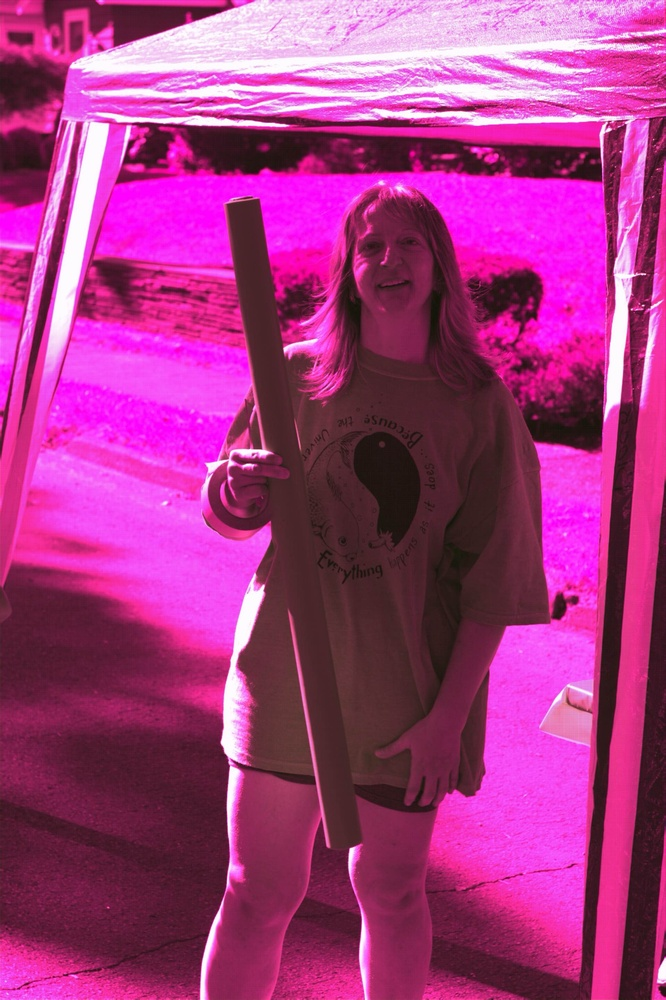
#> input picture src/iop/highlights/input.jpg, 666 x 1000 px, shrunk from 1919 x 2880 before the run
$ python test_highlight_reconstruct.py
#> lines starting #> are read from the running program, lines starting #| are printed output that depends on the picture
### src/iop/highlights/highlight_reconstruct.py
#!/usr/bin/env python3
# -*- coding: utf-8 -*-
"""
highlight_reconstruct.py
纯 Python / CPU 版 darktable 高光重建（简化实现）
"""

from dataclasses import dataclass, field
from enum import Enum, IntEnum
from typing import Tuple

import numpy as np
import cv2
from scipy import ndimage as ndi
from skimage.segmentation import flood_fill
from skimage.measure import label, regionprops


# ---------- 参数与枚举 ---------- #
class Mode(IntEnum):
    CLIP = 0
    LCH = 1
    INPAINT = 2
    LAPLACIAN = 3
    SEGMENTS = 4
    OPPOSED = 5


class RecoveryMode(IntEnum):
    OFF = 0
    SMALL = 1
    LARGE = 2
    SMALLF = 3
    LARGEF = 4
    ADAPT = 5
    ADAPTF = 6


@dataclass
class HLParams:
    mode: Mode = Mode.OPPOSED
    clip: float = 1.0
    noise_level: float = 0.0
    iterations: int = 30
    scales: int = 7           # 2**scales 像素半径
    candidating: float = 0.4
    combine: float = 2.0
    recovery: RecoveryMode = RecoveryMode.OFF
    solid_color: float = 0.0


# ---------- 工具函数 ---------- #
def _to_float32(img: np.ndarray) -> Tuple[np.ndarray, bool]:
    """把输入 uint8/uint16/float 转为 0-1 范围 float32，并返回是否需要再转回整数"""
    need_back = img.dtype != np.float32
    img_f = img.astype(np.float32)
    if img_f.max() > 1.1:
        img_f /= 255.0 if img_f.max() <= 255 else img_f.max()
    img_f = np.clip(img_f, 0.0, 1.0)
    return img_f, need_back


def _from_float32(img_f: np.ndarray, need_back: bool, shape_like: np.ndarray) -> np.ndarray:
    if not need_back:
        return img_f
    out = np.clip(img_f * 255.0, 0, 255).astype(shape_like.dtype)
    return out


def _calc_mask(img: np.ndarray, thr: float) -> np.ndarray:
    """>=thr 视为裁剪"""
    return np.any(img >= thr, axis=2)


# ---------- 模式实现 ---------- #
def _clip(img: np.ndarray, p: HLParams) -> np.ndarray:
    return np.minimum(img, p.clip)


def _lch_desaturate(img: np.ndarray, p: HLParams) -> np.ndarray:
    mask = _calc_mask(img, p.clip)
    gray = img.mean(axis=2, keepdims=True)
    out = img.copy()
    out[mask] = gray[mask]
    return out


def _inpaint_magic(img: np.ndarray, p: HLParams) -> np.ndarray:
    """Magic-Lantern 方向插值，简单四方向均值"""
    H, W, _ = img.shape
    mask = _calc_mask(img, p.clip)

    # OpenCV 自带的 inpaint 仅支持单通道/3 通道 uint8，我们转换至 Lab 的 a,b
    lab = cv2.cvtColor((img * 255).astype(np.uint8), cv2.COLOR_RGB2LAB)
    L, A, B = cv2.split(lab)

    # 处理 a,b 通道，亮度 L 保持
    for ch in (A, B):
        ch_f = ch.astype(np.float32)
        ch_f[mask] = 0
        # Telea 算法半径 3 px（足够快）
        ch_i = cv2.inpaint(ch_f, mask.astype(np.uint8), 3, cv2.INPAINT_TELEA)
        ch[:] = ch_i.astype(np.uint8)

    lab_f = cv2.merge([L, A, B])
    out = cv2.cvtColor(lab_f, cv2.COLOR_LAB2RGB).astype(np.float32) / 255.0
    return out


def _opposed_lab(img: np.ndarray, p: HLParams) -> np.ndarray:
    """Lab 色度扩散：保 L，模糊 a,b"""
    mask = _calc_mask(img, p.clip)
    lab = cv2.cvtColor((img * 255).astype(np.uint8), cv2.COLOR_RGB2LAB).astype(np.float32)
    L, a, b = cv2.split(lab)
    # 使用引导滤波或高斯 + 蒸馏：这里只用高斯快速近似
    sigma = 3
    a_blur = cv2.GaussianBlur(a, (0, 0), sigma)
    b_blur = cv2.GaussianBlur(b, (0, 0), sigma)

    # 仅在 mask 区域替换
    a[mask] = a_blur[mask]
    b[mask] = b_blur[mask]

    lab_out = cv2.merge([L, a, b]).astype(np.uint8)
    out = cv2.cvtColor(lab_out, cv2.COLOR_LAB2RGB).astype(np.float32) / 255.0
    return out


def _laplacian_multi(img: np.ndarray, p: HLParams) -> np.ndarray:
    """
    多尺度拉普拉斯 + 引导滤波近似。
    使用金字塔迭代扩散色度，保持亮度。
    """
    mask = _calc_mask(img, p.clip)
    if not mask.any():
        return img.copy()

    # 转 Lab 处理 a,b
    lab = cv2.cvtColor((img * 255).astype(np.uint8), cv2.COLOR_RGB2LAB).astype(np.float32)
    L, a, b = cv2.split(lab)

    a_out, b_out = a.copy(), b.copy()
    # 金字塔层数
    layers = min(p.scales, 8)
    a_pyr = [a_out]
    b_pyr = [b_out]
    m_pyr = [mask.astype(np.float32)]

    # 构建金字塔
    for _ in range(layers - 1):
        a_pyr.append(cv2.pyrDown(a_pyr[-1]))
        b_pyr.append(cv2.pyrDown(b_pyr[-1]))
        m_pyr.append(cv2.pyrDown(m_pyr[-1]))

    # 自顶向下迭代
    for lvl in reversed(range(layers)):
        a_lvl, b_lvl, m_lvl = a_pyr[lvl], b_pyr[lvl], m_pyr[lvl] > 0.1

        # 对色度做 guided filter / fast bilateral，快速用高斯迭代逼近
        for _ in range(p.iterations // layers):
            a_blur = cv2.GaussianBlur(a_lvl, (0, 0), 1.5)
            b_blur = cv2.GaussianBlur(b_lvl, (0, 0), 1.5)
            a_lvl[m_lvl] = a_blur[m_lvl]
            b_lvl[m_lvl] = b_blur[m_lvl]

        # 若非顶层，向上一层上采样叠加
        if lvl > 0:
            up_shape = (a_pyr[lvl - 1].shape[1], a_pyr[lvl - 1].shape[0])
            a_up = cv2.pyrUp(a_lvl, dstsize=up_shape)
            b_up = cv2.pyrUp(b_lvl, dstsize=up_shape)
            a_pyr[lvl - 1][m_pyr[lvl - 1] > 0.1] = a_up[m_pyr[lvl - 1] > 0.1]
            b_pyr[lvl - 1][m_pyr[lvl - 1] > 0.1] = b_up[m_pyr[lvl - 1] > 0.1]

    lab_out = cv2.merge([L, a_pyr[0], b_pyr[0]]).astype(np.uint8)
    out = cv2.cvtColor(lab_out, cv2.COLOR_LAB2RGB).astype(np.float32) / 255.0
    return out


def _segments(img: np.ndarray, p: HLParams) -> np.ndarray:
    """
    极简分割版：找连通域，> combine 阈值再 morphological closing，
    然后用区域边界平均色度填充。
    """
    mask = _calc_mask(img, p.clip)
    if not mask.any():
        return img.copy()

    # 形态学合并
    kernel_size = int(max(1, p.combine))
    kernel = np.ones((kernel_size, kernel_size), np.uint8)
    mask_comb = cv2.morphologyEx(mask.astype(np.uint8), cv2.MORPH_CLOSE, kernel)

    labeled = label(mask_comb)
    lab = cv2.cvtColor((img * 255).astype(np.uint8), cv2.COLOR_RGB2LAB).astype(np.float32)
    L, a, b = cv2.split(lab)

    a_out, b_out = a.copy(), b.copy()

    for region in regionprops(labeled):
        coords = region.coords
        if coords.shape[0] < 10:  # 太小的不处理
            continue
        # 找到边界 3px 膨胀后减原区域 → ring 区域作为候选
        m_region = np.zeros_like(mask_comb, bool)
        m_region[coords[:, 0], coords[:, 1]] = True
        ring = cv2.dilate(m_region.astype(np.uint8), np.ones((5, 5), np.uint8)) \
               .astype(bool) & (~m_region)
        if not ring.any():
            continue
        # 取 ring 区域 a,b 平均，填入区域
        a_val = a[ring].mean()
        b_val = b[ring].mean()
        a_out[m_region] = a_val
        b_out[m_region] = b_val

    lab_out = cv2.merge([L, a_out, b_out]).astype(np.uint8)
    out = cv2.cvtColor(lab_out, cv2.COLOR_LAB2RGB).astype(np.float32) / 255.0

    # 可选添加噪声
    if p.noise_level > 1e-3:
        noise = np.random.normal(0, p.noise_level, out.shape).astype(np.float32)
        out = np.clip(out + noise * mask[..., None], 0, 1)
    return out


# ---------- 总调度函数 ---------- #
def reconstruct_highlights(img: np.ndarray, params: HLParams) -> np.ndarray:
    img_f, need_back = _to_float32(img)

    if params.mode == Mode.CLIP:
        out = _clip(img_f, params)
    elif params.mode == Mode.LCH:
        out = _lch_desaturate(img_f, params)
    elif params.mode == Mode.INPAINT:
        out = _inpaint_magic(img_f, params)
    elif params.mode == Mode.LAPLACIAN:
        out = _laplacian_multi(img_f, params)
    elif params.mode == Mode.SEGMENTS:
        out = _segments(img_f, params)
    elif params.mode == Mode.OPPOSED:
        out = _opposed_lab(img_f, params)
    else:
        raise ValueError("Unknown mode")

    return _from_float32(out, need_back, img)


# ---------- 示例主函数 ---------- #
# [19 lines left out: function main, not called in this run]


# [2 lines that do not run on import are left out]

### src/iop/highlights/test_highlight_reconstruct.py
#!/usr/bin/env python3
# -*- coding: utf-8 -*-
"""
test_highlight_reconstruct.py

修正版：自动做 BGR<->RGB 通道互换 + sRGB <-> 线性空间 gamma 编/解码，
才能在 Lab 空间里正确做高光重建，不至于一片绿色。
"""

import os
import argparse
import numpy as np
import cv2
from highlight_reconstruct import reconstruct_highlights, HLParams, Mode

def srgb_to_linear(img_srgb: np.ndarray) -> np.ndarray:
    """把 0-1 之间的 sRGB（带 gamma）解码到线性空间"""
    mask = img_srgb <= 0.04045
    img_lin = np.empty_like(img_srgb, dtype=np.float32)
    # 低亮度分量
    img_lin[mask] = img_srgb[mask] / 12.92
    # 高亮度分量
    img_lin[~mask] = ((img_srgb[~mask] + 0.055) / 1.055) ** 2.4
    return img_lin

def linear_to_srgb(img_lin: np.ndarray) -> np.ndarray:
    """把线性空间(0-1)编码回带 gamma 的 sRGB(0-1)"""
    mask = img_lin <= 0.0031308
    out = np.empty_like(img_lin, dtype=np.float32)
    out[mask] = img_lin[mask] * 12.92
    out[~mask] = 1.055 * np.power(img_lin[~mask], 1/2.4) - 0.055
    return np.clip(out, 0.0, 1.0)

def main():
    script_dir = os.path.abspath(os.path.dirname(__file__))
    default_input = os.path.join(script_dir, 'input.jpg')

    parser = argparse.ArgumentParser(
        description="Batch-test highlight reconstruction modes (with correct color pipeline)"
    )
    parser.add_argument(
        'input',
        nargs='?',
        default=default_input,
        help='输入 JPG（默认同目录下的 input.jpg）'
    )
    parser.add_argument('-o', '--output_dir', default=os.path.join(script_dir, 'outputs'),
                        help="输出目录（默认 ./outputs）")
    parser.add_argument('-c', '--clip', type=float, default=1.0,
                        help="裁剪阈值 clip（0~2）")
    parser.add_argument('--noise', type=float, default=0.0,
                        help="segments 模式下的噪声强度")
    parser.add_argument('--scales', type=int, default=7,
                        help="laplacian 模式下的 scales")
    args = parser.parse_args()

    os.makedirs(args.output_dir, exist_ok=True)

    # 1) 读取 BGR
    img_bgr = cv2.imread(args.input, cv2.IMREAD_COLOR)
#> img_bgr is the input picture: shape (1000, 666, 3); mean B, G, R 128.8, 55.3, 164.1
    if img_bgr is None:
        print(f"[Error] 无法读取图像: {args.input}")
        return

    # 2) BGR -> RGB 并规范到 0-1
    img_rgb = cv2.cvtColor(img_bgr, cv2.COLOR_BGR2RGB).astype(np.float32) / 255.0
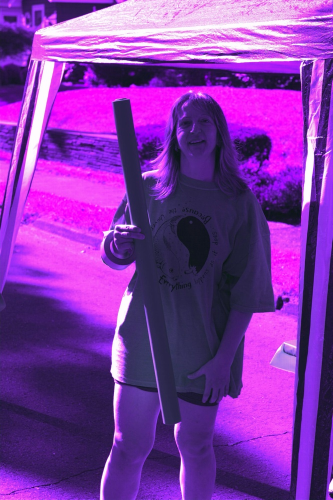
#> img_rgb: shape (1000, 666, 3) float32 (shown at 1/2 size); mean B, G, R 0.643, 0.218, 0.505

    # 3) sRGB -> 线性空间
    img_lin = srgb_to_linear(img_rgb)
#> in srgb_to_linear, `mask = img_srgb <= 0.04045`:
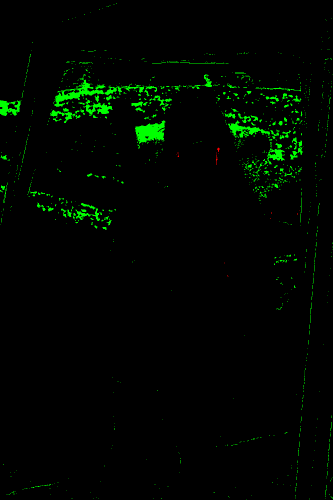
#> mask: shape (1000, 666, 3) bool (shown at 1/2 size); mean B, G, R 0, 0.0249, 0.000129
#> in srgb_to_linear, `img_lin[mask] = img_srgb[mask] / 12.92`:
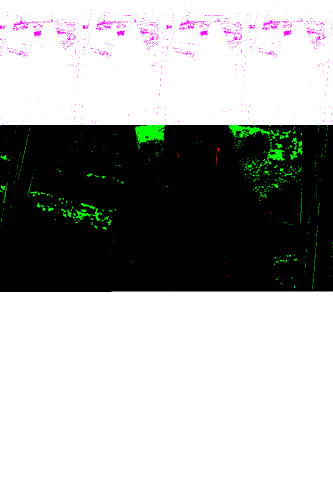
#> img_lin: shape (1000, 666, 3) float32 (shown at 1/2 size); mean B, G, R -inf, -inf, -inf; drawn with min black and max white
#> in srgb_to_linear, `img_lin[~mask] = ((img_srgb[~mask] + 0.055) / 1.055) ** 2.4`:
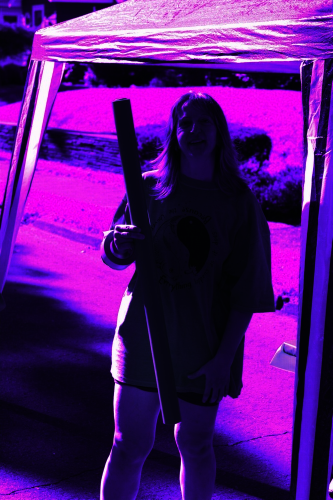
#> img_lin: shape (1000, 666, 3) float32 (shown at 1/2 size); mean B, G, R 0.488, 0.0849, 0.35

    # 4) 对每种模式分别重建
    for mode in Mode:
        params = HLParams(
            mode=mode,
            clip=args.clip,
            noise_level=args.noise,
            scales=args.scales
        )
        print(f"Processing mode {mode.name} ({mode.value}) ...")
        out_lin = reconstruct_highlights(img_lin, params)

        # 5) 线性 -> sRGB
        out_srgb = linear_to_srgb(out_lin)

        # 6) RGB -> BGR 写回磁盘
        out_bgr = cv2.cvtColor(
            (out_srgb * 255.0).clip(0, 255).astype(np.uint8),
            cv2.COLOR_RGB2BGR
        )
        fname = f"{os.path.splitext(os.path.basename(args.input))[0]}_" \
                f"{mode.name.lower()}.jpg"
        out_path = os.path.join(args.output_dir, fname)
        cv2.imwrite(out_path, out_bgr)
        print(f"  saved -> {out_path}")
#> this loop made 6 passes
#> pass 2, in _lch_desaturate, `mask = _calc_mask(img, p.clip)`:
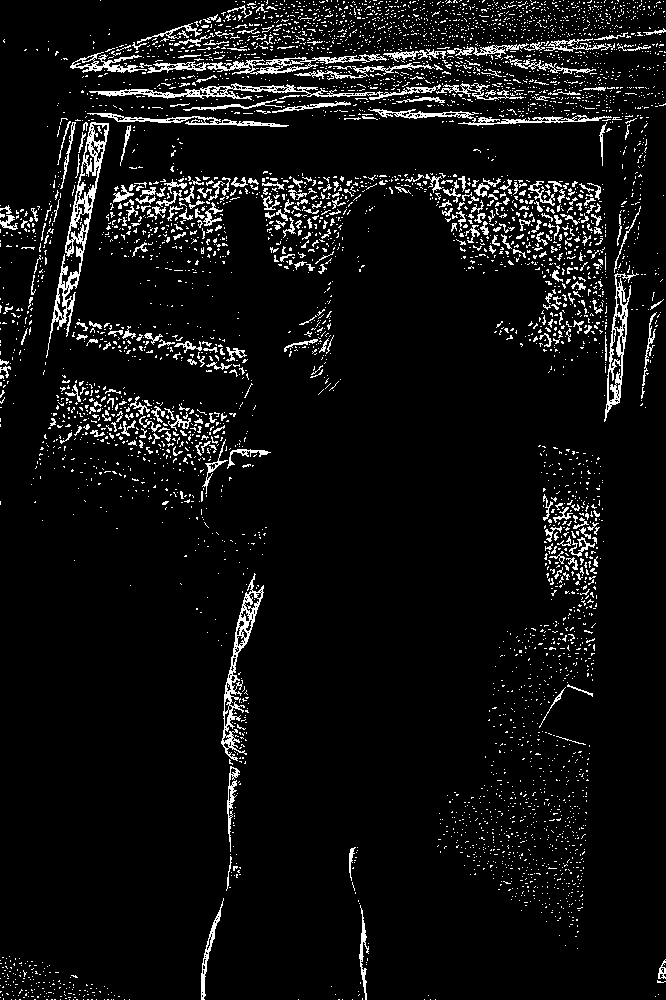
#> mask: shape (1000, 666) bool; 6.6% white in thin lines or dots
#> pass 2, in _lch_desaturate, `gray = img.mean(axis=2, keepdims=True)`:
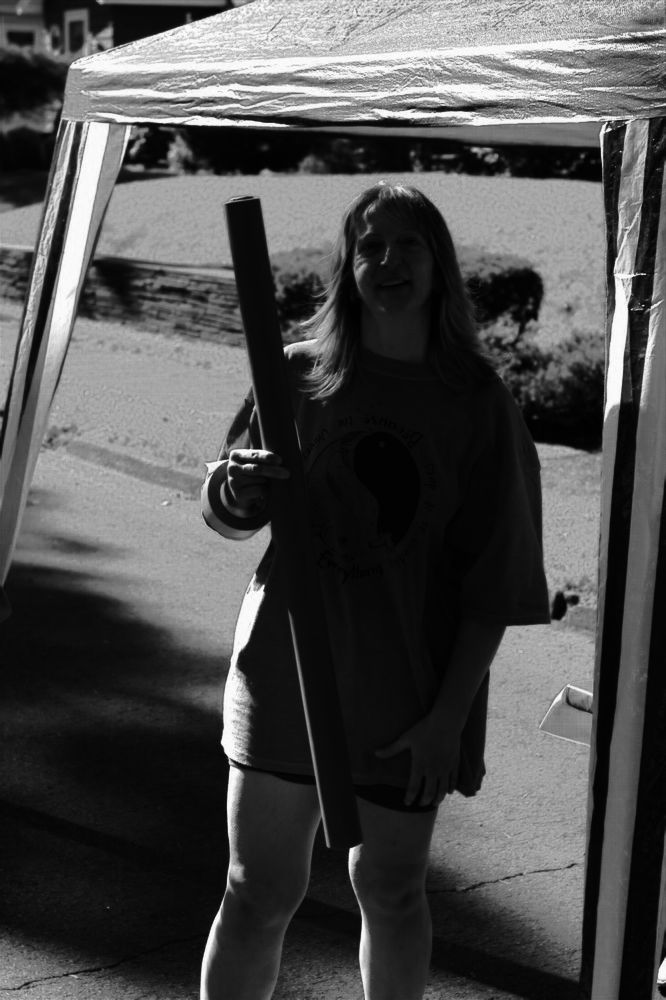
#> gray: shape (1000, 666, 1) float32; min 0.00505, max 1, mean 0.307

    print("All done.")

if __name__ == "__main__":
    main()

$ run again, with src/iop/exposure/frame1.jpg copied over src/iop/highlights/input.jpg
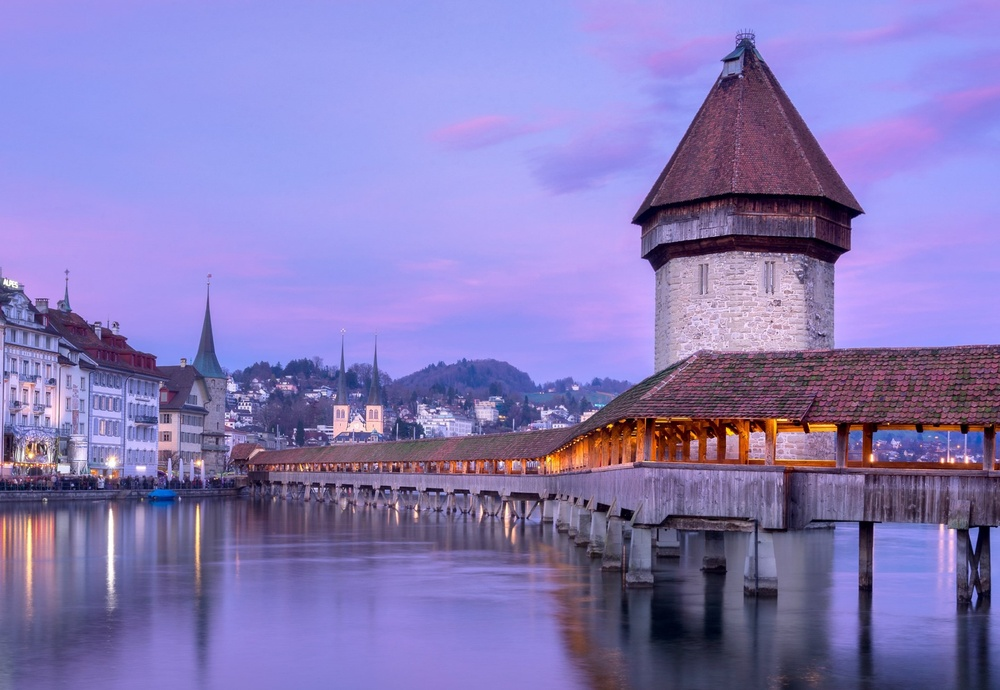
#> input picture src/iop/exposure/frame1.jpg, 1000 x 690 px, shrunk from 1846 x 1273 before the run
#> in main, img_bgr is the input picture: shape (690, 1000, 3); mean B, G, R 183.8, 122.2, 134
#> in srgb_to_linear, `img_lin[~mask] = ((img_srgb[~mask] + 0.055) / 1.055) ** 2.4`:
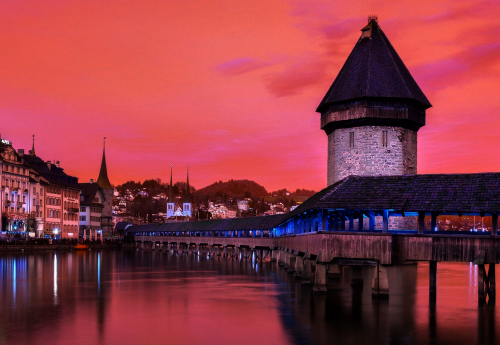
#> img_lin: shape (690, 1000, 3) float32 (shown at 1/2 size); mean B, G, R 0.272, 0.228, 0.569
#> the loop in main, `for mode in Mode:` made 6 passes
#> pass 2, in _lch_desaturate, `gray = img.mean(axis=2, keepdims=True)`:
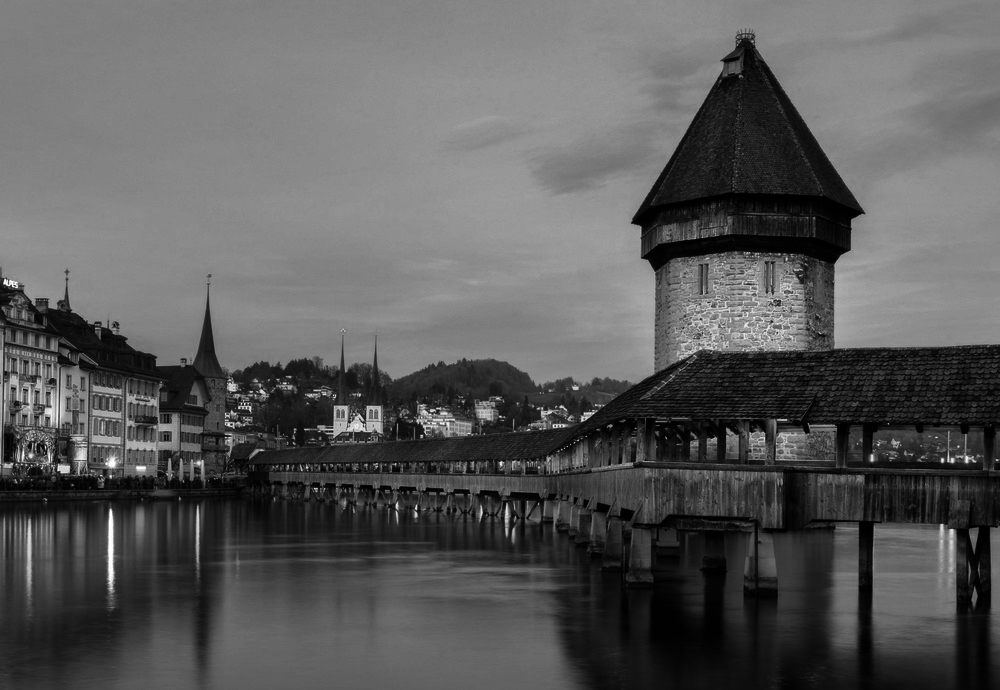
#> gray: shape (690, 1000, 1) float32; min 0, max 1, mean 0.356
